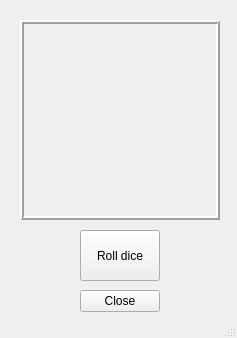
<?xml version="1.0" encoding="UTF-8"?>
<ui version="4.0">
 <class>MainWindow</class>
 <widget class="QMainWindow" name="MainWindow">
  <property name="geometry">
   <rect>
    <x>0</x>
    <y>0</y>
    <width>237</width>
    <height>338</height>
   </rect>
  </property>
  <property name="windowTitle">
   <string>Random Dice</string>
  </property>
  <widget class="QWidget" name="centralWidget">
   <widget class="QPushButton" name="rollDiceButton">
    <property name="geometry">
     <rect>
      <x>80</x>
      <y>230</y>
      <width>80</width>
      <height>51</height>
     </rect>
    </property>
    <property name="text">
     <string>Roll dice</string>
    </property>
   </widget>
   <widget class="QPushButton" name="closeButton">
    <property name="geometry">
     <rect>
      <x>80</x>
      <y>290</y>
      <width>80</width>
      <height>22</height>
     </rect>
    </property>
    <property name="text">
     <string>Close</string>
    </property>
   </widget>
   <widget class="QLabel" name="diceLabel">
    <property name="geometry">
     <rect>
      <x>20</x>
      <y>20</y>
      <width>200</width>
      <height>200</height>
     </rect>
    </property>
    <property name="maximumSize">
     <size>
      <width>200</width>
      <height>200</height>
     </size>
    </property>
    <property name="font">
     <font>
      <pointsize>18</pointsize>
     </font>
    </property>
    <property name="frameShape">
     <enum>QFrame::Box</enum>
    </property>
    <property name="frameShadow">
     <enum>QFrame::Raised</enum>
    </property>
    <property name="lineWidth">
     <number>2</number>
    </property>
    <property name="text">
     <string/>
    </property>
    <property name="scaledContents">
     <bool>true</bool>
    </property>
    <property name="alignment">
     <set>Qt::AlignCenter</set>
    </property>
   </widget>
  </widget>
  <widget class="QStatusBar" name="statusBar"/>
 </widget>
 <layoutdefault spacing="6" margin="11"/>
 <resources/>
 <connections/>
</ui>
